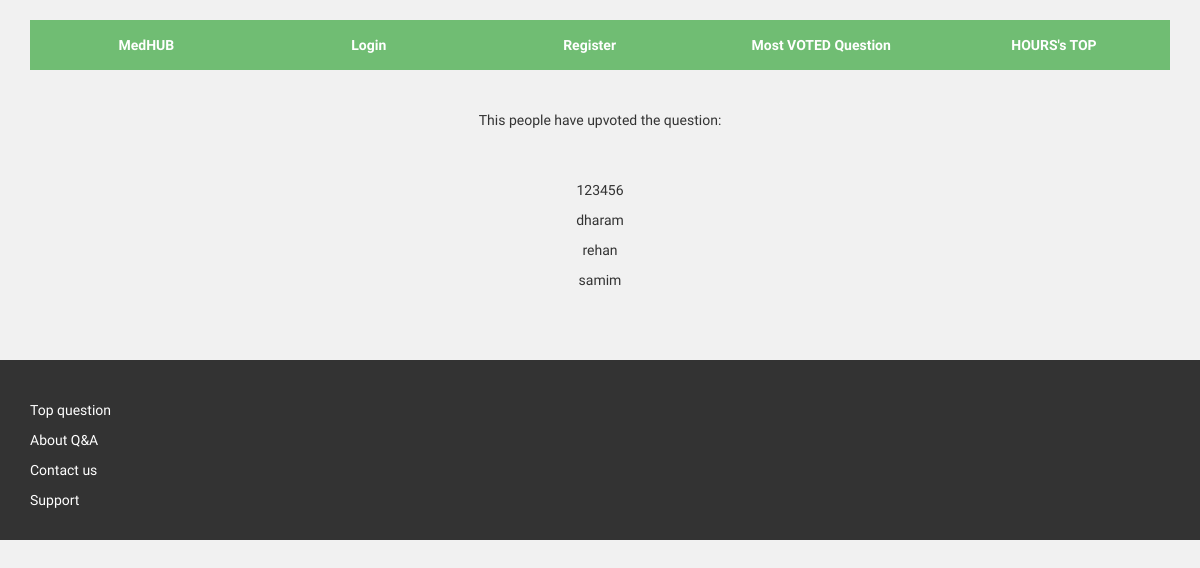
Screenshot of /upvoters-list/ans_id=1 with the database file from the repository.
### qna/models.py (models this page shows, shortened)
class Upvote(models.Model):
	upvoted_by = models.ForeignKey(User, default=1, related_name='upvoted_by', blank=True, null=True )
	upvoted_question = models.ForeignKey(Question, on_delete = models.CASCADE, related_name='upvoted_question')
	upvoted_answer = models.ForeignKey(Answer, on_delete = models.CASCADE, related_name='upvoted_answer')
	time = models.DateTimeField(auto_now = True)

### qna/views.py (the view)
# urls.py: url(r'^upvoters-list/ans_id=(?P<answer_id>\w+)$', upvoters_list, name="upvoters_list"),
def upvoters_list(request, answer_id):
	answer_instance = Answer.objects.get(id = answer_id)
	upvoters_list = answer_instance.upvoted_answer.all()
	context = {}
	context['upvoters_list'] = upvoters_list
	return render(request, 'body/upvoters_list.html', context)

### qna/templates/body/upvoters_list.html (shortened to what this page needs)
{% extends 'nav/nav.html' %}
{% block content %}
<br>
<br>
<div class="row text-center">
	<p>This people have upvoted the question:</p>
	<br>
	<br>
	{% for voters in upvoters_list %}
	<div class="text-center">
	<p>{{ voters.upvoted_by.username }}
	</div>
	{% endfor %}
</div>
{% endblock %}

### qna/static/css/justified-nav.css (style rules this page uses)
body { padding-top: 20px; }

### qna/templates/nav/nav.html (style rules this page uses)
p,h1,h2,h3,h4,h5,a { font-family: 'Varela Round', sans-serif; }

### rows the page displays
Upvote: upvoted_by.username "123456"
Upvote: upvoted_by.username "dharam"
Upvote: upvoted_by.username "rehan"
Upvote: upvoted_by.username "samim"
